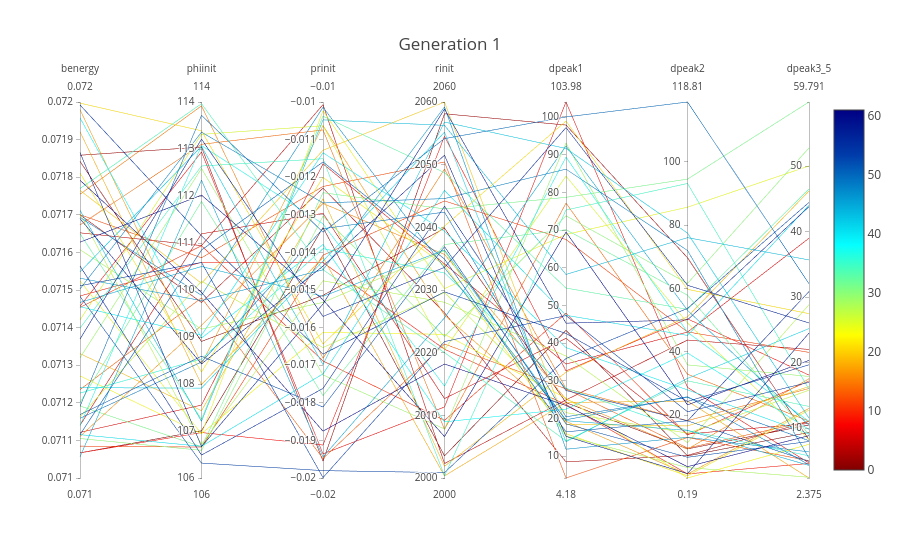

Here is the notebook cell this chart was saved with:
### Markdown cell above
## Do some plotting ...

### Code cell
plot_parallel_coordinates(dsets[0], 1)
    
plt.show()
